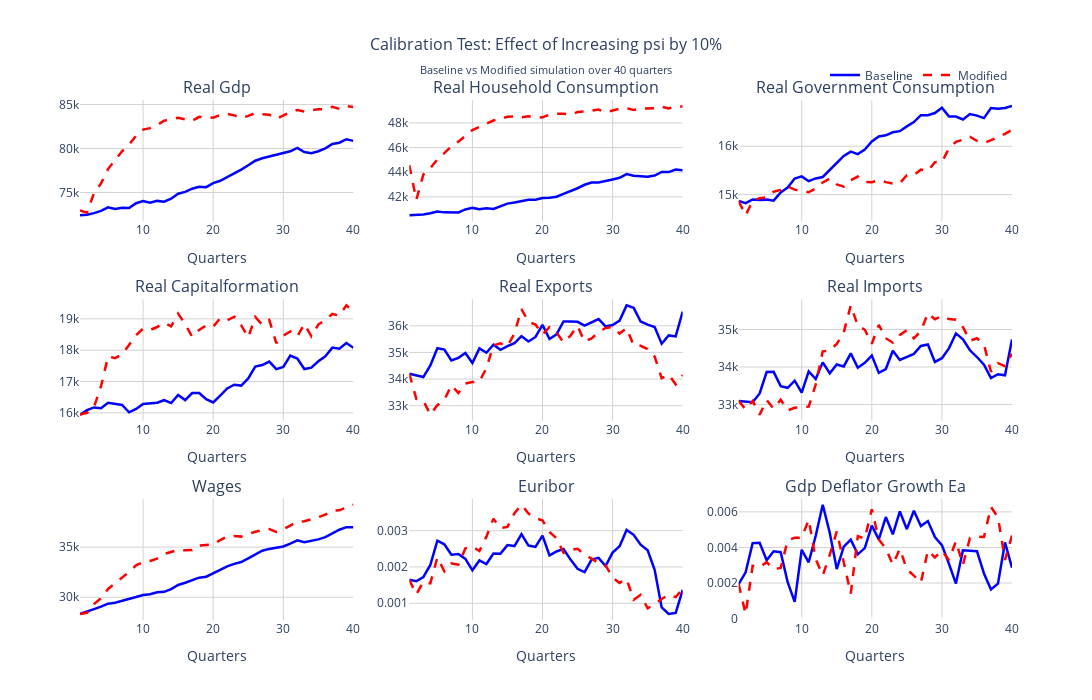

The notebook cell this image was saved under:
### Code cell
# Compare baseline vs modified results using the same plotly structure
param_name = test_params[0] if test_params else "parameter"

# Create comparison figure with the same layout as the original
comparison_fig = make_subplots(
    rows=rows, 
    cols=cols,
    subplot_titles=subplot_titles,
    vertical_spacing=0.15,
    horizontal_spacing=0.06
)

# Add traces for both baseline and modified results
for i, (var_name, var_idx) in enumerate(plot_data):
    row = (i // cols) + 1
    col = (i % cols) + 1
    
    # Add baseline trace
    comparison_fig.add_trace(
        go.Scatter(
            x=time_quarters,
            y=results.get_scalar_timeseries()[var_name],
            mode='lines',
            name='Baseline',
            line=dict(width=2.5, color='blue'),
            hovertemplate='<b>Baseline - %{fullData.name}</b><br>' +
                         'Quarter: %{x}<br>' +
                         'Value: %{y:.4f}<br>' +
                         '<extra></extra>',
            showlegend=(i == 0)  # Only show legend for first subplot
        ),
        row=row, col=col
    )
    
    # Add modified trace
    comparison_fig.add_trace(
        go.Scatter(
            x=time_quarters,
            y=modified_results.get_scalar_timeseries()[var_name],
            mode='lines',
            name='Modified',
            line=dict(width=2.5, color='red', dash='dash'),
            hovertemplate='<b>Modified - %{fullData.name}</b><br>' +
                         'Quarter: %{x}<br>' +
                         'Value: %{y:.4f}<br>' +
                         '<extra></extra>',
            showlegend=(i == 0)  # Only show legend for first subplot
        ),
        row=row, col=col
    )

# Update layout
comparison_fig.update_layout(
    title={
        'text': f'Calibration Test: Effect of Increasing {param_name} by 10%<br><sub>Baseline vs Modified simulation over {T} quarters</sub>',
        'x': 0.5,
        'font': {'size': 16}
    },
    height=200 * rows + 100,  # Same dynamic height as original
    width=1200,
    plot_bgcolor='white',
    paper_bgcolor='white',
    legend=dict(
        orientation="h",
        yanchor="bottom",
        y=1.02,
        xanchor="right",
        x=1
    )
)

# Update axes labels
comparison_fig.update_xaxes(title_text="Quarters", showgrid=True, gridwidth=1, gridcolor='lightgray')
comparison_fig.update_yaxes(showgrid=True, gridwidth=1, gridcolor='lightgray')

# Show the comparison plot
comparison_fig.show()

### Figure 1 — Plotly figure (JSON) as saved in the notebook; plotly's stock layout.template omitted (floating-point values rounded to 4 significant figures)
{"data": [{"hovertemplate": "<b>Baseline - %{fullData.name}</b><br>Quarter: %{x}<br>Value: %{y:.4f}<br><extra></extra>", "line": {"color": "blue", "width": 2.5}, "mode": "lines", "name": "Baseline", "showlegend": true, "type": "scatter", "x": [1, 2, 3, 4, 5, 6, 7, 8, 9, 10, 11, 12, 13, 14, 15, 16, 17, 18, 19, 20, 21, 22, 23, 24, 25, 26, 27, 28, 29, 30, 31, 32, 33, 34, 35, 36, 37, 38, 39, 40], "xaxis": "x", "y": [72420.0, 72480.0, 72660.0, 72920.0, 73320.0, 73140.0, 73270.0, 73250.0, 73790.0, 74050.0, 73850.0, 74060.0, 73970.0, 74300.0, 74870.0, 75080.0, 75440.0, 75670.0, 75610.0, 76070.0, 76340.0, 76760.0, 77170.0, 77610.0, 78100.0, 78620.0, 78890.0, 79100.0, 79240.0, 79470.0, 79690.0, 80070.0, 79610.0, 79470.0, 79700.0, 80020.0, 80520.0, 80670.0, 81060.0, 80870.0, 81280.0], "yaxis": "y"}, {"hovertemplate": "<b>Modified - %{fullData.name}</b><br>Quarter: %{x}<br>Value: %{y:.4f}<br><extra></extra>", "line": {"color": "red", "dash": "dash", "width": 2.5}, "mode": "lines", "name": "Modified", "showlegend": true, "type": "scatter", "x": [1, 2, 3, 4, 5, 6, 7, 8, 9, 10, 11, 12, 13, 14, 15, 16, 17, 18, 19, 20, 21, 22, 23, 24, 25, 26, 27, 28, 29, 30, 31, 32, 33, 34, 35, 36, 37, 38, 39, 40], "xaxis": "x", "y": [72960.0, 72720.0, 74960.0, 76040.0, 77670.0, 78700.0, 79690.0, 80440.0, 81460.0, 82150.0, 82320.0, 82680.0, 83160.0, 83320.0, 83490.0, 83320.0, 83160.0, 83600.0, 83550.0, 83510.0, 83810.0, 83940.0, 83770.0, 83470.0, 83710.0, 84030.0, 83910.0, 83850.0, 83380.0, 83750.0, 84130.0, 84380.0, 84200.0, 84350.0, 84470.0, 84470.0, 84750.0, 84510.0, 84830.0, 84710.0, 84710.0], "yaxis": "y"}, {"hovertemplate": "<b>Baseline - %{fullData.name}</b><br>Quarter: %{x}<br>Value: %{y:.4f}<br><extra></extra>", "line": {"color": "blue", "width": 2.5}, "mode": "lines", "name": "Baseline", "showlegend": false, "type": "scatter", "x": [1, 2, 3, 4, 5, 6, 7, 8, 9, 10, 11, 12, 13, 14, 15, 16, 17, 18, 19, 20, 21, 22, 23, 24, 25, 26, 27, 28, 29, 30, 31, 32, 33, 34, 35, 36, 37, 38, 39, 40], "xaxis": "x2", "y": [40510.0, 40520.0, 40580.0, 40670.0, 40810.0, 40750.0, 40760.0, 40740.0, 40980.0, 41110.0, 41000.0, 41090.0, 41030.0, 41210.0, 41460.0, 41540.0, 41670.0, 41760.0, 41780.0, 41910.0, 41930.0, 42010.0, 42250.0, 42450.0, 42700.0, 42980.0, 43170.0, 43160.0, 43310.0, 43420.0, 43550.0, 43850.0, 43720.0, 43650.0, 43640.0, 43730.0, 44020.0, 44010.0, 44220.0, 44160.0, 44390.0], "yaxis": "y2"}, {"hovertemplate": "<b>Modified - %{fullData.name}</b><br>Quarter: %{x}<br>Value: %{y:.4f}<br><extra></extra>", "line": {"color": "red", "dash": "dash", "width": 2.5}, "mode": "lines", "name": "Modified", "showlegend": false, "type": "scatter", "x": [1, 2, 3, 4, 5, 6, 7, 8, 9, 10, 11, 12, 13, 14, 15, 16, 17, 18, 19, 20, 21, 22, 23, 24, 25, 26, 27, 28, 29, 30, 31, 32, 33, 34, 35, 36, 37, 38, 39, 40], "xaxis": "x2", "y": [44560.0, 41770.0, 43800.0, 44330.0, 45020.0, 45570.0, 46090.0, 46480.0, 46970.0, 47420.0, 47670.0, 47940.0, 48190.0, 48330.0, 48490.0, 48520.0, 48440.0, 48540.0, 48440.0, 48450.0, 48670.0, 48740.0, 48740.0, 48670.0, 48880.0, 48920.0, 49010.0, 49080.0, 48850.0, 49010.0, 49150.0, 49190.0, 49040.0, 49160.0, 49180.0, 49190.0, 49310.0, 49160.0, 49360.0, 49320.0, 49420.0], "yaxis": "y2"}, {"hovertemplate": "<b>Baseline - %{fullData.name}</b><br>Quarter: %{x}<br>Value: %{y:.4f}<br><extra></extra>", "line": {"color": "blue", "width": 2.5}, "mode": "lines", "name": "Baseline", "showlegend": false, "type": "scatter", "x": [1, 2, 3, 4, 5, 6, 7, 8, 9, 10, 11, 12, 13, 14, 15, 16, 17, 18, 19, 20, 21, 22, 23, 24, 25, 26, 27, 28, 29, 30, 31, 32, 33, 34, 35, 36, 37, 38, 39, 40], "xaxis": "x3", "y": [14870.0, 14820.0, 14900.0, 14890.0, 14900.0, 14870.0, 15040.0, 15140.0, 15330.0, 15380.0, 15280.0, 15330.0, 15360.0, 15510.0, 15670.0, 15800.0, 15890.0, 15840.0, 15930.0, 16100.0, 16200.0, 16230.0, 16290.0, 16310.0, 16410.0, 16500.0, 16640.0, 16640.0, 16690.0, 16800.0, 16620.0, 16620.0, 16550.0, 16670.0, 16630.0, 16580.0, 16790.0, 16780.0, 16790.0, 16830.0, 17010.0], "yaxis": "y3"}, {"hovertemplate": "<b>Modified - %{fullData.name}</b><br>Quarter: %{x}<br>Value: %{y:.4f}<br><extra></extra>", "line": {"color": "red", "dash": "dash", "width": 2.5}, "mode": "lines", "name": "Modified", "showlegend": false, "type": "scatter", "x": [1, 2, 3, 4, 5, 6, 7, 8, 9, 10, 11, 12, 13, 14, 15, 16, 17, 18, 19, 20, 21, 22, 23, 24, 25, 26, 27, 28, 29, 30, 31, 32, 33, 34, 35, 36, 37, 38, 39, 40], "xaxis": "x3", "y": [14870.0, 14570.0, 14870.0, 14930.0, 14950.0, 15060.0, 15100.0, 15170.0, 15100.0, 15070.0, 15050.0, 15130.0, 15250.0, 15330.0, 15210.0, 15160.0, 15300.0, 15370.0, 15260.0, 15260.0, 15300.0, 15260.0, 15230.0, 15240.0, 15400.0, 15410.0, 15520.0, 15490.0, 15670.0, 15670.0, 15950.0, 16090.0, 16140.0, 16200.0, 16110.0, 16060.0, 16120.0, 16190.0, 16260.0, 16340.0, 16340.0], "yaxis": "y3"}, {"hovertemplate": "<b>Baseline - %{fullData.name}</b><br>Quarter: %{x}<br>Value: %{y:.4f}<br><extra></extra>", "line": {"color": "blue", "width": 2.5}, "mode": "lines", "name": "Baseline", "showlegend": false, "type": "scatter", "x": [1, 2, 3, 4, 5, 6, 7, 8, 9, 10, 11, 12, 13, 14, 15, 16, 17, 18, 19, 20, 21, 22, 23, 24, 25, 26, 27, 28, 29, 30, 31, 32, 33, 34, 35, 36, 37, 38, 39, 40], "xaxis": "x4", "y": [15940.0, 16090.0, 16170.0, 16150.0, 16320.0, 16280.0, 16250.0, 16020.0, 16120.0, 16280.0, 16310.0, 16320.0, 16400.0, 16320.0, 16570.0, 16410.0, 16630.0, 16630.0, 16430.0, 16330.0, 16550.0, 16780.0, 16900.0, 16870.0, 17100.0, 17480.0, 17530.0, 17630.0, 17390.0, 17460.0, 17830.0, 17730.0, 17400.0, 17440.0, 17650.0, 17810.0, 18080.0, 18050.0, 18230.0, 18080.0, 18030.0], "yaxis": "y4"}, {"hovertemplate": "<b>Modified - %{fullData.name}</b><br>Quarter: %{x}<br>Value: %{y:.4f}<br><extra></extra>", "line": {"color": "red", "dash": "dash", "width": 2.5}, "mode": "lines", "name": "Modified", "showlegend": false, "type": "scatter", "x": [1, 2, 3, 4, 5, 6, 7, 8, 9, 10, 11, 12, 13, 14, 15, 16, 17, 18, 19, 20, 21, 22, 23, 24, 25, 26, 27, 28, 29, 30, 31, 32, 33, 34, 35, 36, 37, 38, 39, 40], "xaxis": "x4", "y": [15940.0, 16000.0, 16190.0, 16850.0, 17800.0, 17740.0, 17860.0, 18160.0, 18480.0, 18690.0, 18640.0, 18740.0, 18870.0, 18760.0, 19170.0, 18830.0, 18430.0, 18650.0, 18790.0, 18750.0, 19020.0, 18950.0, 19070.0, 18790.0, 18410.0, 19060.0, 18810.0, 18960.0, 18220.0, 18470.0, 18600.0, 18440.0, 18840.0, 18440.0, 18820.0, 18970.0, 19160.0, 19100.0, 19430.0, 19260.0, 19060.0], "yaxis": "y4"}, {"hovertemplate": "<b>Baseline - %{fullData.name}</b><br>Quarter: %{x}<br>Value: %{y:.4f}<br><extra></extra>", "line": {"color": "blue", "width": 2.5}, "mode": "lines", "name": "Baseline", "showlegend": false, "type": "scatter", "x": [1, 2, 3, 4, 5, 6, 7, 8, 9, 10, 11, 12, 13, 14, 15, 16, 17, 18, 19, 20, 21, 22, 23, 24, 25, 26, 27, 28, 29, 30, 31, 32, 33, 34, 35, 36, 37, 38, 39, 40], "xaxis": "x5", "y": [34200.0, 34130.0, 34080.0, 34510.0, 35160.0, 35110.0, 34700.0, 34800.0, 34980.0, 34600.0, 35150.0, 34990.0, 35290.0, 35100.0, 35240.0, 35340.0, 35610.0, 35410.0, 35580.0, 36040.0, 35510.0, 35680.0, 36160.0, 36160.0, 36150.0, 36010.0, 36120.0, 36250.0, 35980.0, 36030.0, 36190.0, 36770.0, 36680.0, 36160.0, 36040.0, 35960.0, 35330.0, 35640.0, 35600.0, 36530.0, 36530.0], "yaxis": "y5"}, {"hovertemplate": "<b>Modified - %{fullData.name}</b><br>Quarter: %{x}<br>Value: %{y:.4f}<br><extra></extra>", "line": {"color": "red", "dash": "dash", "width": 2.5}, "mode": "lines", "name": "Modified", "showlegend": false, "type": "scatter", "x": [1, 2, 3, 4, 5, 6, 7, 8, 9, 10, 11, 12, 13, 14, 15, 16, 17, 18, 19, 20, 21, 22, 23, 24, 25, 26, 27, 28, 29, 30, 31, 32, 33, 34, 35, 36, 37, 38, 39, 40], "xaxis": "x5", "y": [34200.0, 33250.0, 33190.0, 32660.0, 33020.0, 33220.0, 33770.0, 33480.0, 33830.0, 33890.0, 33900.0, 34420.0, 35270.0, 35340.0, 35230.0, 35720.0, 36630.0, 36150.0, 36050.0, 35680.0, 35950.0, 35750.0, 35380.0, 35630.0, 36000.0, 35400.0, 35530.0, 35760.0, 35920.0, 35950.0, 35710.0, 35920.0, 35260.0, 35250.0, 35130.0, 34840.0, 34030.0, 34170.0, 33800.0, 34150.0, 34330.0], "yaxis": "y5"}, {"hovertemplate": "<b>Baseline - %{fullData.name}</b><br>Quarter: %{x}<br>Value: %{y:.4f}<br><extra></extra>", "line": {"color": "blue", "width": 2.5}, "mode": "lines", "name": "Baseline", "showlegend": false, "type": "scatter", "x": [1, 2, 3, 4, 5, 6, 7, 8, 9, 10, 11, 12, 13, 14, 15, 16, 17, 18, 19, 20, 21, 22, 23, 24, 25, 26, 27, 28, 29, 30, 31, 32, 33, 34, 35, 36, 37, 38, 39, 40], "xaxis": "x6", "y": [33100.0, 33070.0, 33060.0, 33300.0, 33870.0, 33870.0, 33490.0, 33450.0, 33630.0, 33320.0, 33880.0, 33680.0, 34120.0, 33830.0, 34070.0, 34020.0, 34360.0, 33980.0, 34110.0, 34300.0, 33840.0, 33950.0, 34430.0, 34190.0, 34260.0, 34350.0, 34560.0, 34600.0, 34140.0, 34230.0, 34500.0, 34900.0, 34730.0, 34450.0, 34270.0, 34060.0, 33710.0, 33810.0, 33780.0, 34730.0, 34680.0], "yaxis": "y6"}, {"hovertemplate": "<b>Modified - %{fullData.name}</b><br>Quarter: %{x}<br>Value: %{y:.4f}<br><extra></extra>", "line": {"color": "red", "dash": "dash", "width": 2.5}, "mode": "lines", "name": "Modified", "showlegend": false, "type": "scatter", "x": [1, 2, 3, 4, 5, 6, 7, 8, 9, 10, 11, 12, 13, 14, 15, 16, 17, 18, 19, 20, 21, 22, 23, 24, 25, 26, 27, 28, 29, 30, 31, 32, 33, 34, 35, 36, 37, 38, 39, 40], "xaxis": "x6", "y": [33100.0, 32870.0, 33100.0, 32730.0, 33120.0, 32890.0, 33130.0, 32840.0, 32910.0, 32920.0, 32950.0, 33540.0, 34420.0, 34440.0, 34610.0, 34920.0, 35640.0, 35100.0, 34990.0, 34620.0, 35120.0, 34770.0, 34650.0, 34860.0, 34980.0, 34760.0, 34960.0, 35430.0, 35270.0, 35360.0, 35280.0, 35260.0, 35060.0, 34700.0, 34770.0, 34600.0, 33870.0, 34100.0, 34020.0, 34350.0, 34440.0], "yaxis": "y6"}, {"hovertemplate": "<b>Baseline - %{fullData.name}</b><br>Quarter: %{x}<br>Value: %{y:.4f}<br><extra></extra>", "line": {"color": "blue", "width": 2.5}, "mode": "lines", "name": "Baseline", "showlegend": false, "type": "scatter", "x": [1, 2, 3, 4, 5, 6, 7, 8, 9, 10, 11, 12, 13, 14, 15, 16, 17, 18, 19, 20, 21, 22, 23, 24, 25, 26, 27, 28, 29, 30, 31, 32, 33, 34, 35, 36, 37, 38, 39, 40], "xaxis": "x7", "y": [28340.0, 28610.0, 28810.0, 29060.0, 29360.0, 29450.0, 29640.0, 29760.0, 30020.0, 30230.0, 30310.0, 30490.0, 30540.0, 30820.0, 31220.0, 31440.0, 31710.0, 31950.0, 32050.0, 32400.0, 32770.0, 33080.0, 33330.0, 33510.0, 33870.0, 34250.0, 34640.0, 34820.0, 34930.0, 35060.0, 35350.0, 35670.0, 35500.0, 35620.0, 35770.0, 35990.0, 36400.0, 36730.0, 36990.0, 36990.0, 37290.0], "yaxis": "y7"}, {"hovertemplate": "<b>Modified - %{fullData.name}</b><br>Quarter: %{x}<br>Value: %{y:.4f}<br><extra></extra>", "line": {"color": "red", "dash": "dash", "width": 2.5}, "mode": "lines", "name": "Modified", "showlegend": false, "type": "scatter", "x": [1, 2, 3, 4, 5, 6, 7, 8, 9, 10, 11, 12, 13, 14, 15, 16, 17, 18, 19, 20, 21, 22, 23, 24, 25, 26, 27, 28, 29, 30, 31, 32, 33, 34, 35, 36, 37, 38, 39, 40], "xaxis": "x7", "y": [28340.0, 28450.0, 29320.0, 29900.0, 30820.0, 31380.0, 31960.0, 32520.0, 33180.0, 33500.0, 33620.0, 33850.0, 34310.0, 34530.0, 34730.0, 34680.0, 34710.0, 35160.0, 35190.0, 35260.0, 35700.0, 36050.0, 36110.0, 36050.0, 36300.0, 36530.0, 36690.0, 36800.0, 36520.0, 36780.0, 37150.0, 37520.0, 37580.0, 37770.0, 37980.0, 38240.0, 38650.0, 38670.0, 38940.0, 39230.0, 39420.0], "yaxis": "y7"}, {"hovertemplate": "<b>Baseline - %{fullData.name}</b><br>Quarter: %{x}<br>Value: %{y:.4f}<br><extra></extra>", "line": {"color": "blue", "width": 2.5}, "mode": "lines", "name": "Baseline", "showlegend": false, "type": "scatter", "x": [1, 2, 3, 4, 5, 6, 7, 8, 9, 10, 11, 12, 13, 14, 15, 16, 17, 18, 19, 20, 21, 22, 23, 24, 25, 26, 27, 28, 29, 30, 31, 32, 33, 34, 35, 36, 37, 38, 39, 40], "xaxis": "x8", "y": [0.001646, 0.001607, 0.001723, 0.002056, 0.002723, 0.002624, 0.002337, 0.002354, 0.00222, 0.001907, 0.00218, 0.00208, 0.002368, 0.002366, 0.002601, 0.002576, 0.002903, 0.002589, 0.002551, 0.002862, 0.002318, 0.002426, 0.002496, 0.002202, 0.001948, 0.001855, 0.002203, 0.00225, 0.002023, 0.002397, 0.002569, 0.003018, 0.002886, 0.002615, 0.002459, 0.001923, 0.0008844, 0.0007056, 0.0007346, 0.00137, 0.001665], "yaxis": "y8"}, {"hovertemplate": "<b>Modified - %{fullData.name}</b><br>Quarter: %{x}<br>Value: %{y:.4f}<br><extra></extra>", "line": {"color": "red", "dash": "dash", "width": 2.5}, "mode": "lines", "name": "Modified", "showlegend": false, "type": "scatter", "x": [1, 2, 3, 4, 5, 6, 7, 8, 9, 10, 11, 12, 13, 14, 15, 16, 17, 18, 19, 20, 21, 22, 23, 24, 25, 26, 27, 28, 29, 30, 31, 32, 33, 34, 35, 36, 37, 38, 39, 40], "xaxis": "x8", "y": [0.001646, 0.001244, 0.001592, 0.001549, 0.002262, 0.001882, 0.002096, 0.002062, 0.002511, 0.002561, 0.002439, 0.002834, 0.003331, 0.003071, 0.003103, 0.003479, 0.003714, 0.003469, 0.003339, 0.003285, 0.002965, 0.002789, 0.00239, 0.002464, 0.0025, 0.002348, 0.002228, 0.002107, 0.002047, 0.001708, 0.001561, 0.00167, 0.001098, 0.00123, 0.0008589, 0.000973, 0.001117, 0.001235, 0.001169, 0.001401, 0.001834], "yaxis": "y8"}, {"hovertemplate": "<b>Baseline - %{fullData.name}</b><br>Quarter: %{x}<br>Value: %{y:.4f}<br><extra></extra>", "line": {"color": "blue", "width": 2.5}, "mode": "lines", "name": "Baseline", "showlegend": false, "type": "scatter", "x": [1, 2, 3, 4, 5, 6, 7, 8, 9, 10, 11, 12, 13, 14, 15, 16, 17, 18, 19, 20, 21, 22, 23, 24, 25, 26, 27, 28, 29, 30, 31, 32, 33, 34, 35, 36, 37, 38, 39, 40], "xaxis": "x9", "y": [0.001938, 0.002599, 0.004245, 0.004261, 0.003283, 0.003784, 0.003733, 0.002043, 0.0009376, 0.003869, 0.003167, 0.004655, 0.006402, 0.004828, 0.002785, 0.004047, 0.004435, 0.003613, 0.003962, 0.005224, 0.004456, 0.005709, 0.004741, 0.006024, 0.005028, 0.006063, 0.005203, 0.005484, 0.00459, 0.00413, 0.003082, 0.001967, 0.003836, 0.003806, 0.003791, 0.002538, 0.001637, 0.001964, 0.004283, 0.002862, 0.00499], "yaxis": "y9"}, {"hovertemplate": "<b>Modified - %{fullData.name}</b><br>Quarter: %{x}<br>Value: %{y:.4f}<br><extra></extra>", "line": {"color": "red", "dash": "dash", "width": 2.5}, "mode": "lines", "name": "Modified", "showlegend": false, "type": "scatter", "x": [1, 2, 3, 4, 5, 6, 7, 8, 9, 10, 11, 12, 13, 14, 15, 16, 17, 18, 19, 20, 21, 22, 23, 24, 25, 26, 27, 28, 29, 30, 31, 32, 33, 34, 35, 36, 37, 38, 39, 40], "xaxis": "x9", "y": [0.001938, 0.0002626, 0.00297, 0.002891, 0.00317, 0.00278, 0.002851, 0.004398, 0.004539, 0.004545, 0.005564, 0.003334, 0.002424, 0.003578, 0.004902, 0.003059, 0.001404, 0.004631, 0.0045, 0.00615, 0.004446, 0.003937, 0.003031, 0.00392, 0.002767, 0.00242, 0.002027, 0.003827, 0.003442, 0.003829, 0.00329, 0.00435, 0.003024, 0.004529, 0.004601, 0.004586, 0.006276, 0.005693, 0.003298, 0.004672, 0.004923], "yaxis": "y9"}], "layout": {"annotations": [{"font": {"size": 16}, "showarrow": false, "text": "Real Gdp", "x": 0.1467, "xanchor": "center", "xref": "paper", "y": 1.0, "yanchor": "bottom", "yref": "paper"}, {"font": {"size": 16}, "showarrow": false, "text": "Real Household Consumption", "x": 0.5, "xanchor": "center", "xref": "paper", "y": 1.0, "yanchor": "bottom", "yref": "paper"}, {"font": {"size": 16}, "showarrow": false, "text": "Real Government Consumption", "x": 0.8533, "xanchor": "center", "xref": "paper", "y": 1.0, "yanchor": "bottom", "yref": "paper"}, {"font": {"size": 16}, "showarrow": false, "text": "Real Capitalformation", "x": 0.1467, "xanchor": "center", "xref": "paper", "y": 0.6167, "yanchor": "bottom", "yref": "paper"}, {"font": {"size": 16}, "showarrow": false, "text": "Real Exports", "x": 0.5, "xanchor": "center", "xref": "paper", "y": 0.6167, "yanchor": "bottom", "yref": "paper"}, {"font": {"size": 16}, "showarrow": false, "text": "Real Imports", "x": 0.8533, "xanchor": "center", "xref": "paper", "y": 0.6167, "yanchor": "bottom", "yref": "paper"}, {"font": {"size": 16}, "showarrow": false, "text": "Wages", "x": 0.1467, "xanchor": "center", "xref": "paper", "y": 0.2333, "yanchor": "bottom", "yref": "paper"}, {"font": {"size": 16}, "showarrow": false, "text": "Euribor", "x": 0.5, "xanchor": "center", "xref": "paper", "y": 0.2333, "yanchor": "bottom", "yref": "paper"}, {"font": {"size": 16}, "showarrow": false, "text": "Gdp Deflator Growth Ea", "x": 0.8533, "xanchor": "center", "xref": "paper", "y": 0.2333, "yanchor": "bottom", "yref": "paper"}], "height": 700, "legend": {"orientation": "h", "x": 1, "xanchor": "right", "y": 1.02, "yanchor": "bottom"}, "paper_bgcolor": "white", "plot_bgcolor": "white", "title": {"font": {"size": 16}, "text": "Calibration Test: Effect of Increasing psi by 10%<br><sub>Baseline vs Modified simulation over 40 quarters</sub>", "x": 0.5}, "width": 1200, "xaxis": {"anchor": "y", "domain": [0, 0.2933], "gridcolor": "lightgray", "gridwidth": 1, "showgrid": true, "title": {"text": "Quarters"}}, "xaxis2": {"anchor": "y2", "domain": [0.3533, 0.6467], "gridcolor": "lightgray", "gridwidth": 1, "showgrid": true, "title": {"text": "Quarters"}}, "xaxis3": {"anchor": "y3", "domain": [0.7067, 1], "gridcolor": "lightgray", "gridwidth": 1, "showgrid": true, "title": {"text": "Quarters"}}, "xaxis4": {"anchor": "y4", "domain": [0, 0.2933], "gridcolor": "lightgray", "gridwidth": 1, "showgrid": true, "title": {"text": "Quarters"}}, "xaxis5": {"anchor": "y5", "domain": [0.3533, 0.6467], "gridcolor": "lightgray", "gridwidth": 1, "showgrid": true, "title": {"text": "Quarters"}}, "xaxis6": {"anchor": "y6", "domain": [0.7067, 1], "gridcolor": "lightgray", "gridwidth": 1, "showgrid": true, "title": {"text": "Quarters"}}, "xaxis7": {"anchor": "y7", "domain": [0, 0.2933], "gridcolor": "lightgray", "gridwidth": 1, "showgrid": true, "title": {"text": "Quarters"}}, "xaxis8": {"anchor": "y8", "domain": [0.3533, 0.6467], "gridcolor": "lightgray", "gridwidth": 1, "showgrid": true, "title": {"text": "Quarters"}}, "xaxis9": {"anchor": "y9", "domain": [0.7067, 1], "gridcolor": "lightgray", "gridwidth": 1, "showgrid": true, "title": {"text": "Quarters"}}, "yaxis": {"anchor": "x", "domain": [0.7667, 1.0], "gridcolor": "lightgray", "gridwidth": 1, "showgrid": true}, "yaxis2": {"anchor": "x2", "domain": [0.7667, 1.0], "gridcolor": "lightgray", "gridwidth": 1, "showgrid": true}, "yaxis3": {"anchor": "x3", "domain": [0.7667, 1.0], "gridcolor": "lightgray", "gridwidth": 1, "showgrid": true}, "yaxis4": {"anchor": "x4", "domain": [0.3833, 0.6167], "gridcolor": "lightgray", "gridwidth": 1, "showgrid": true}, "yaxis5": {"anchor": "x5", "domain": [0.3833, 0.6167], "gridcolor": "lightgray", "gridwidth": 1, "showgrid": true}, "yaxis6": {"anchor": "x6", "domain": [0.3833, 0.6167], "gridcolor": "lightgray", "gridwidth": 1, "showgrid": true}, "yaxis7": {"anchor": "x7", "domain": [0, 0.2333], "gridcolor": "lightgray", "gridwidth": 1, "showgrid": true}, "yaxis8": {"anchor": "x8", "domain": [0, 0.2333], "gridcolor": "lightgray", "gridwidth": 1, "showgrid": true}, "yaxis9": {"anchor": "x9", "domain": [0, 0.2333], "gridcolor": "lightgray", "gridwidth": 1, "showgrid": true}}}
